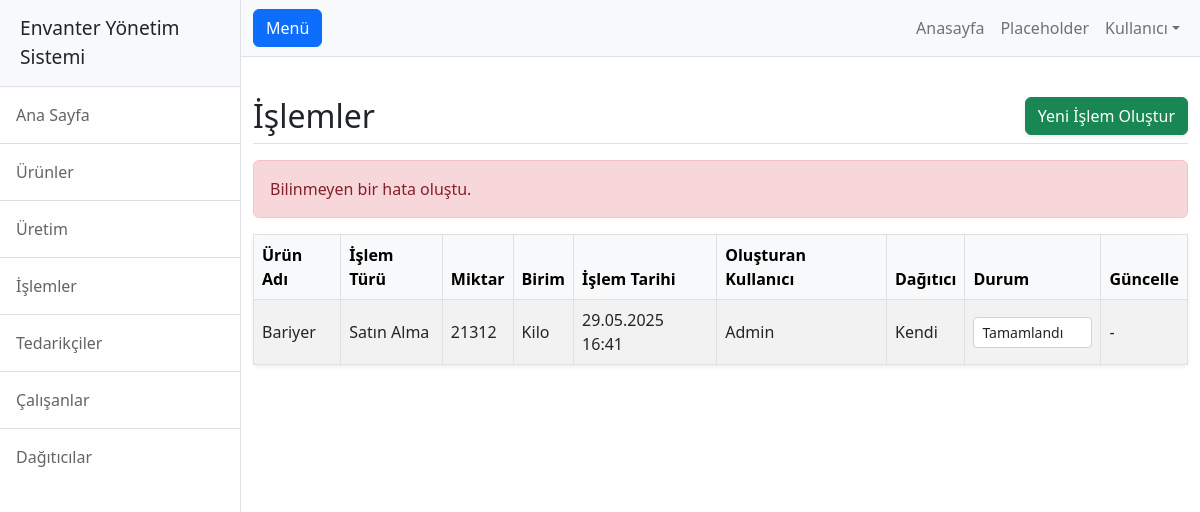
Page /islemler.php?error=bilinmeyen on the committed database.
### tables this page shows
CREATE TABLE `islem` (
  `id` int(11) NOT NULL,
  `giren_id` int(11) DEFAULT NULL,
  `islem_turu` int(11) NOT NULL,
  `miktar` int(11) NOT NULL,
  `birim` int(11) NOT NULL,
  `dagitici_id` int(11) DEFAULT NULL,
  `islem_tarihi` timestamp NOT NULL DEFAULT CURRENT_TIMESTAMP,
  `olusturma_tarihi` timestamp NULL DEFAULT CURRENT_TIMESTAMP,
  `kullanici_id` int(11) DEFAULT '1',
  `durum` enum('0','1') NOT NULL
);

CREATE TABLE `giren` (
  `id` int(11) NOT NULL,
  `ad` varchar(255) NOT NULL,
  `aciklama` text,
  `cikan_id` int(11) DEFAULT NULL,
  `tedarikci_id` int(11) DEFAULT NULL,
  `adet` int(11) NOT NULL,
  `stok` int(11) NOT NULL,
  `birim` int(99) NOT NULL,
  `fiyat` decimal(10,2) NOT NULL,
  `eklenme` timestamp NULL DEFAULT CURRENT_TIMESTAMP,
  `guncelleme` timestamp NULL DEFAULT CURRENT_TIMESTAMP ON UPDATE CURRENT_TIMESTAMP
);

CREATE TABLE `kullanici` (
  `id` int(11) NOT NULL,
  `ad_soyad` varchar(50) NOT NULL,
  `yetki` int(11) NOT NULL,
  `katilma` timestamp NULL DEFAULT CURRENT_TIMESTAMP,
  `guncellenme` timestamp NULL DEFAULT CURRENT_TIMESTAMP ON UPDATE CURRENT_TIMESTAMP
);

CREATE TABLE `dagitici` (
  `id` int(11) NOT NULL,
  `ad` varchar(50) NOT NULL,
  `aciklama` text NOT NULL,
  `iletisim` text NOT NULL,
  `adres` text NOT NULL
);

### islemler.php (the view, shortened to what this page needs)
<?php include('header.php'); ?>
<main role="main" class="main-content">
    <div class="container py-4">
        <div class="d-flex justify-content-between flex-wrap flex-md-nowrap align-items-center pt-3 pb-2 mb-3 border-bottom">
            <h1 class="h2 mb-0">İşlemler</h1>
            <a href="islem_olustur.php" class="btn btn-success shadow-sm">
                <i class="bi bi-plus-circle"></i> Yeni İşlem Oluştur
            </a>
        </div>
        <?php if (isset($_GET['success']) && $_GET['success'] == 1): ?>
            <div class="alert alert-success">İşlem başarıyla güncellendi!</div>
        <?php elseif (isset($_GET['error'])): ?>
            <div class="alert alert-danger">
                <?php
                switch ($_GET['error']) {
                    default:
                        echo "Bilinmeyen bir hata oluştu.";
                }
                ?>
            </div>
        <?php endif; ?>
        <div class="card shadow-sm border-0">
            <div class="card-body p-0">
                <div class="table-responsive">
                    <table class="table table-hover align-middle table-bordered table-striped mb-0">
                        <thead class="table-light">
                            <tr>
                                <th>Ürün Adı</th>
                                <th>İşlem Türü</th>
                                <th>Miktar</th>
                                <th>Birim</th>
                                <th>İşlem Tarihi</th>
                                <th>Oluşturan Kullanıcı</th>
                                <th>Dağıtıcı</th>
                                <th>Durum</th>
                                <th>Güncelle</th>
                            </tr>
                        </thead>
                        <tbody>
                            <?php
                            include('db.php');
                            function birimText($birim) {
                                switch($birim) {
                                    case 1: return "Kilo";
                                }
                            }
                            $sql = "SELECT islem.id, giren.ad AS urun_adi, islem.islem_turu, islem.miktar, islem.birim, islem.islem_tarihi,
                                           kullanici.ad_soyad AS olusturan_kullanici, dagitici.ad AS dagitici_adi, islem.durum
                                    FROM islem
                                    JOIN giren ON islem.giren_id = giren.id
                                    JOIN kullanici ON islem.kullanici_id = kullanici.id
                                    LEFT JOIN dagitici ON islem.dagitici_id = dagitici.id
                                    ORDER BY islem.islem_tarihi DESC";
                            $result = $conn->query($sql);
                            if ($result && $result->num_rows > 0) {
                                while ($row = $result->fetch_assoc()) {
                                    echo "<tr>";
                                    echo "<form action='islem_durum_degistir.php' method='POST' class='d-flex'>";
                                    echo "<td>" . htmlspecialchars($row["urun_adi"]) . "</td>";
                                    $islem_turu = "Satın Alma";
                                    echo "<td>" . $islem_turu . "</td>";
                                    echo "<td>" . $row["miktar"] . "</td>";
                                    echo "<td>" . birimText($row["birim"]) . "</td>";
                                    echo "<td>" . date('d.m.Y H:i', strtotime($row["islem_tarihi"])) . "</td>";
                                    echo "<td>" . htmlspecialchars($row["olusturan_kullanici"]) . "</td>";
                                    echo "<td>" . ($row["dagitici_adi"] ? htmlspecialchars($row["dagitici_adi"]) : "<span class='text-muted'>Belirtilmedi</span>") . "</td>";
                                    echo "<td>";
                                    if ($row["durum"] == 1) {
                                        echo "<select name='durum' class='form-control form-control-sm' disabled>";
                                        echo "<option value='1' selected>Tamamlandı</option>";
                                        echo "</select>";
                                    } else {
                                        echo "<select name='durum' class='form-control form-control-sm'>";
                                        echo "<option value='1' " . ($row["durum"] == 1 ? "selected" : "") . ">Tamamlandı</option>";
                                        echo "</select>";
                                    }
                                    echo "</td>";
                                    echo "<td>";
                                    if ($row["durum"] == 0) {
                                        echo "<input type='hidden' name='id' value='" . $row["id"] . "'>";
                                        echo "<button type='submit' class='btn btn-primary btn-sm'>Güncelle</button>";
                                    } else {
                                        echo "-";
                                    }
                                    echo "</td>";
                                    echo "</form>";
                                    echo "</tr>";
                                }
                            } else {
                                echo "<tr><td colspan='9' class='text-center text-muted'>Kayıt bulunamadı</td></tr>";
                            }
                            ?>
                        </tbody>
                    </table>
                </div>
            </div>
        </div>
    </div>
</main>

### rows in the picture
islem: giren.ad "Bariyer", islem_turu "Satın Alma", miktar "21312", birim "Kilo", islem_tarihi "29.05.2025 16:41", kullanici.ad_soyad "Admin", dagitici.ad "Kendi"
